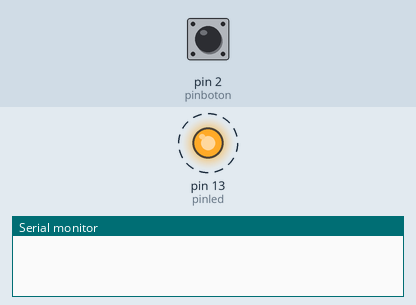
Bench run of a sketch on a simulated Arduino Uno, built with avr-gcc and run on an emulated ATmega328P. Parts: output pins drawn as LEDs (lit = HIGH), the last lines printed to the serial monitor. Dashed ring = blinking. The inputs (shaded band) are chosen by the test bench; at power-on: pin 2 (pinboton) HIGH.

Above: at 1.29 s.
1.3 s: pin 2 (pinboton) pulled LOW for 0.15 s
At 2.6 s:
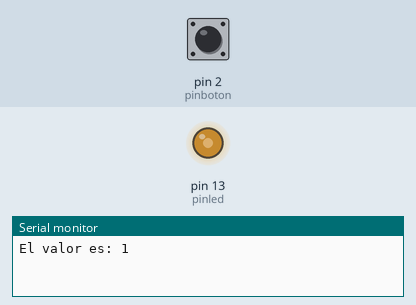
Timing chart, 0 to 4.3 s (numbered marks = the images above; inputs shaded):
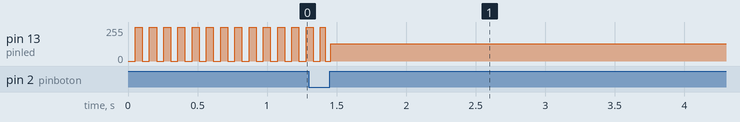

The sketch:

ejercicio_2_pp.ino
```cpp
#define DEBOUNCE_UPDATE 100
#define T_DELAY1_MS 50
#define T_DELAY2_US 500
#define T_DELAY3_US 50

typedef enum estado_t //util para igualaciones pero no se puede sumar ni restar
{
  BOT_CERO,
  BOT_UNO,
  BOT_FALLING,
  BOT_RISING
};

const int pinboton = 2;
const int pinled = 13;

int i = 0;
int estadoBoton;
int estadoLed = LOW;
int ultimoEstadoBoton = HIGH;
unsigned long tiempoUltimoPulso = 0;
unsigned long delayLectura = 50;
unsigned long millisAnterior = 0;
unsigned long millisActual = 0;

void setup()
{
  Serial.begin(9600);
  pinMode(pinboton, INPUT_PULLUP);
  pinMode(pinled, OUTPUT);
}

void loop()
{
  /*  int lectura = digitalRead(pinboton);

  if (lectura != ultimoEstadoBoton)
  {
    tiempoUltimoPulso = millis();
  }

  if ((millis() - tiempoUltimoPulso) > delayLectura)
  {
    if (lectura != estadoBoton)
    {
      estadoBoton = lectura;

      if (estadoBoton == LOW)
      {
        i += 1;
        if (i > 2)
        {
          i = 0;
        }
        Serial.print("El valor de i es: ");
        Serial.println(i);
      }
    }
  }

  ultimoEstadoBoton = lectura;*/

  debouncePullUp(pinboton, &i);

  if (i == 0)
  {
    millisActual = millis();

    if ((millisActual - millisAnterior) > T_DELAY1_MS)
    {
      millisAnterior = millisActual;

      if (estadoLed == LOW)
      {
        estadoLed = HIGH;
      }
      else
      {
        estadoLed = LOW;
      }
      digitalWrite(pinled, estadoLed);
      /*Serial.print("Valor de i: ");
        Serial.println(i);*/
    }
  }

  if (i == 1)
  {
    millisActual = micros();

    if ((millisActual - millisAnterior) > T_DELAY2_US)
    {
      millisAnterior = millisActual;

      if (estadoLed == LOW)
      {
        estadoLed = HIGH;
      }
      else
      {
        estadoLed = LOW;
      }
      digitalWrite(pinled, estadoLed);
      /*Serial.print("Valor de i: ");
      Serial.println(i);*/
    }
  }
  if (i == 2)
  {
    millisActual = micros();

    if ((millisActual - millisAnterior) > T_DELAY3_US)
    {
      millisAnterior = millisActual;

      if (estadoLed == LOW)
      {
        estadoLed = HIGH;
      }
      else
      {
        estadoLed = LOW;
      }
      digitalWrite(pinled, estadoLed);
      /*Serial.print("Valor de i: ");
      Serial.println(i);*/
    }
  }
}

void debouncePullUp(int pinBoton, int *contador)
{
  static estado_t estado;
  static unsigned long millisTrigger = 0;
  unsigned long millisActual;

  millisActual = millis();
  if (millisTrigger < millisActual)
  {
    millisTrigger = millisActual + DEBOUNCE_UPDATE;

    int pinEstado = digitalRead(pinBoton);

    switch (estado)
    {
    case BOT_CERO:
      if (pinEstado)
      {
        estado = BOT_RISING; //R
      }
      break;

    case BOT_UNO:
      if (pinEstado == 0)
      {
        estado = BOT_FALLING; //F
      }
      break;

    case BOT_FALLING: //F
      if (pinEstado)
      {
        estado = BOT_UNO;
      }
      else
      {
        estado = BOT_CERO;
        *contador += 1;
        if (*contador > 2)
        {
          *contador = 0;
        }
        Serial.print("El valor es: ");
        Serial.println(*contador);
      }
      break;

    case BOT_RISING: //R
      if (pinEstado)
      {
        estado = BOT_UNO;
      }
      else
      {
        estado = BOT_CERO;
      }
      break;
    }
  }
}
```
